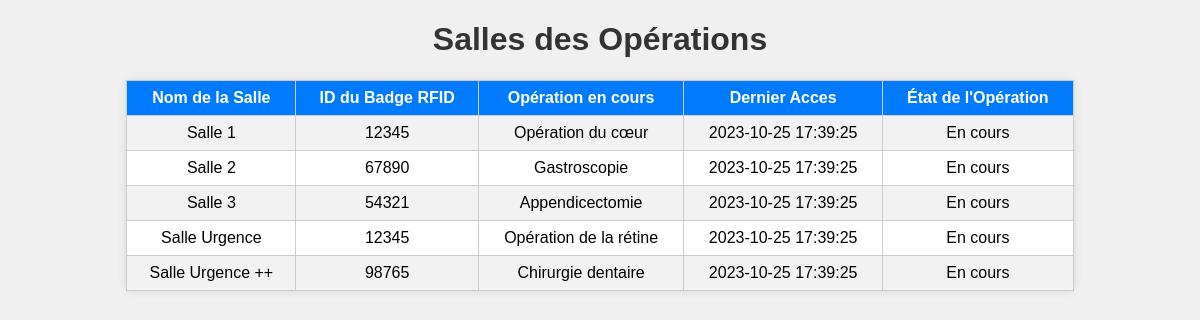
Page /salles.php on the committed database.
### tables this page shows
CREATE TABLE `salledesoperations` (
  `ID` int(11) NOT NULL,
  `NomSalle` varchar(255) NOT NULL,
  `IDBadgeRFID` int(11) NOT NULL,
  `DateAcces` datetime NOT NULL,
  `OperationEnCoursID` int(11) DEFAULT NULL
);

CREATE TABLE `badgesrfid` (
  `ID` int(11) NOT NULL,
  `IDBadgeRFID` int(11) NOT NULL
);

CREATE TABLE `operations` (
  `ID` int(11) NOT NULL,
  `NomOperation` varchar(255) NOT NULL,
  `DateOperation` date NOT NULL,
  `Etat` varchar(255) NOT NULL
);

### salles.php (the view, shortened to what this page needs)
<?php
$connexion = mysqli_connect("localhost", "root", "", "hospitaldb");
$sql_salle = "SELECT s.NomSalle, s.DateAcces, b.IDBadgeRFID, o.NomOperation, o.DateOperation, o.Etat
              FROM salledesoperations s
              LEFT JOIN badgesrfid b ON s.IDBadgeRFID = b.ID
              LEFT JOIN operations o ON s.OperationEnCoursID = o.ID";
$resultat_salle = mysqli_query($connexion, $sql_salle);
?>
<!DOCTYPE html>
<html>
<head>
    <link rel="stylesheet" type="text/css" href="style.css">
</head>
<body>
    <h1>Salles des Opérations</h1>
    <table class="operation-table">
        <tr>
            <th>Nom de la Salle</th>
            <th>ID du Badge RFID</th>
            <th>Opération en cours</th>
            <th>Dernier Acces</th>
            <th>État de l'Opération</th>
        </tr>
        <?php
        while ($row = mysqli_fetch_assoc($resultat_salle)) {
            echo "<tr>";
            echo "<td>" . $row["NomSalle"] . "</td>";
            echo "<td>" . $row["IDBadgeRFID"] . "</td>";
            if (!empty($row["NomOperation"])) {
                echo "<td>" . $row["NomOperation"] . "</td>";
                echo "<td>" . $row["DateAcces"] . "</td>";
                echo "<td>" . $row["Etat"] . "</td>";
            } else {
                echo "<td class='no-operation' colspan='3'>Pas d'opération en cours</td>";
                echo "<td></td>";
            }
            echo "</tr>";
        }
        ?>
    </table>
</body>
</html>

### style.css (style rules this page uses)
body { font-family: Arial, sans-serif; text-align: center; background-color: #f0f0f0; }
h1 { color: #333; }
table { width: 80%; margin: 20px auto; border-collapse: collapse; background-color: #fff; border: 1px solid #ccc; border-radius: 5px; box-shadow: 0 0 10px rgba(0, 0, 0, 0.1); }
table th { background-color: #007bff; color: #fff; text-align: center; padding: 10px; }
table th, table td { border: 1px solid #ccc; padding: 8px; }
table tr:nth-child(even) { background-color: #f2f2f2; }

### rows in the picture
salledesoperations: NomSalle "Salle 1", IDBadgeRFID.IDBadgeRFID "12345", OperationEnCoursID.NomOperation "Opération du cœur", DateAcces "2023-10-25 17:39:25", OperationEnCoursID.Etat "En cours"
salledesoperations: NomSalle "Salle 2", IDBadgeRFID.IDBadgeRFID "67890", OperationEnCoursID.NomOperation "Gastroscopie", DateAcces "2023-10-25 17:39:25", OperationEnCoursID.Etat "En cours"
salledesoperations: NomSalle "Salle 3", IDBadgeRFID.IDBadgeRFID "54321", OperationEnCoursID.NomOperation "Appendicectomie", DateAcces "2023-10-25 17:39:25", OperationEnCoursID.Etat "En cours"
salledesoperations: NomSalle "Salle Urgence", IDBadgeRFID.IDBadgeRFID "12345", OperationEnCoursID.NomOperation "Opération de la rétine", DateAcces "2023-10-25 17:39:25", OperationEnCoursID.Etat "En cours"
salledesoperations: NomSalle "Salle Urgence ++", IDBadgeRFID.IDBadgeRFID "98765", OperationEnCoursID.NomOperation "Chirurgie dentaire", DateAcces "2023-10-25 17:39:25", OperationEnCoursID.Etat "En cours"
